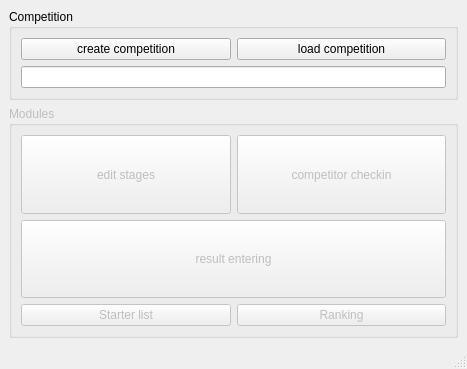
<?xml version="1.0" encoding="UTF-8"?>
<ui version="4.0">
 <class>NCM_MainWindow</class>
 <widget class="QMainWindow" name="NCM_MainWindow">
  <property name="geometry">
   <rect>
    <x>0</x>
    <y>0</y>
    <width>467</width>
    <height>369</height>
   </rect>
  </property>
  <property name="windowTitle">
   <string>NCM_MainWindow</string>
  </property>
  <widget class="QWidget" name="centralwidget">
   <layout class="QGridLayout" name="gridLayout">
    <property name="leftMargin">
     <number>9</number>
    </property>
    <property name="topMargin">
     <number>9</number>
    </property>
    <property name="rightMargin">
     <number>9</number>
    </property>
    <property name="bottomMargin">
     <number>9</number>
    </property>
    <property name="spacing">
     <number>6</number>
    </property>
    <item row="2" column="0">
     <widget class="QGroupBox" name="groupBox_Modules">
      <property name="enabled">
       <bool>false</bool>
      </property>
      <property name="title">
       <string>Modules</string>
      </property>
      <layout class="QGridLayout" name="gridLayout_3">
       <item row="0" column="0">
        <widget class="QPushButton" name="pushButton_EditStages">
         <property name="sizePolicy">
          <sizepolicy hsizetype="Minimum" vsizetype="Preferred">
           <horstretch>0</horstretch>
           <verstretch>0</verstretch>
          </sizepolicy>
         </property>
         <property name="text">
          <string>edit stages</string>
         </property>
        </widget>
       </item>
       <item row="3" column="0">
        <widget class="QPushButton" name="pushButton_StarterList">
         <property name="text">
          <string>Starter list</string>
         </property>
        </widget>
       </item>
       <item row="0" column="1">
        <widget class="QPushButton" name="pushButton_Checkin">
         <property name="sizePolicy">
          <sizepolicy hsizetype="Minimum" vsizetype="Preferred">
           <horstretch>0</horstretch>
           <verstretch>0</verstretch>
          </sizepolicy>
         </property>
         <property name="text">
          <string>competitor checkin</string>
         </property>
        </widget>
       </item>
       <item row="2" column="0" colspan="2">
        <widget class="QPushButton" name="pushButton_ResultsEntering">
         <property name="sizePolicy">
          <sizepolicy hsizetype="Minimum" vsizetype="Preferred">
           <horstretch>0</horstretch>
           <verstretch>0</verstretch>
          </sizepolicy>
         </property>
         <property name="text">
          <string>result entering</string>
         </property>
        </widget>
       </item>
       <item row="3" column="1">
        <widget class="QPushButton" name="pushButton_Ranking">
         <property name="text">
          <string>Ranking</string>
         </property>
        </widget>
       </item>
      </layout>
     </widget>
    </item>
    <item row="0" column="0">
     <widget class="QGroupBox" name="groupBox_Competition">
      <property name="sizePolicy">
       <sizepolicy hsizetype="Preferred" vsizetype="Maximum">
        <horstretch>0</horstretch>
        <verstretch>0</verstretch>
       </sizepolicy>
      </property>
      <property name="title">
       <string>Competition</string>
      </property>
      <layout class="QGridLayout" name="gridLayout_2">
       <item row="0" column="1">
        <widget class="QPushButton" name="pushButton_CompetitionLoad">
         <property name="text">
          <string>load competition</string>
         </property>
        </widget>
       </item>
       <item row="0" column="0">
        <widget class="QPushButton" name="pushButton_CompetitionCreate">
         <property name="text">
          <string>create competition</string>
         </property>
        </widget>
       </item>
       <item row="1" column="0" colspan="2">
        <widget class="QLineEdit" name="lineEdit_CompetitionPath">
         <property name="readOnly">
          <bool>true</bool>
         </property>
        </widget>
       </item>
      </layout>
     </widget>
    </item>
   </layout>
  </widget>
  <widget class="QMenuBar" name="menubar">
   <property name="geometry">
    <rect>
     <x>0</x>
     <y>0</y>
     <width>467</width>
     <height>21</height>
    </rect>
   </property>
  </widget>
  <widget class="QStatusBar" name="statusbar"/>
 </widget>
 <resources/>
 <connections/>
</ui>
